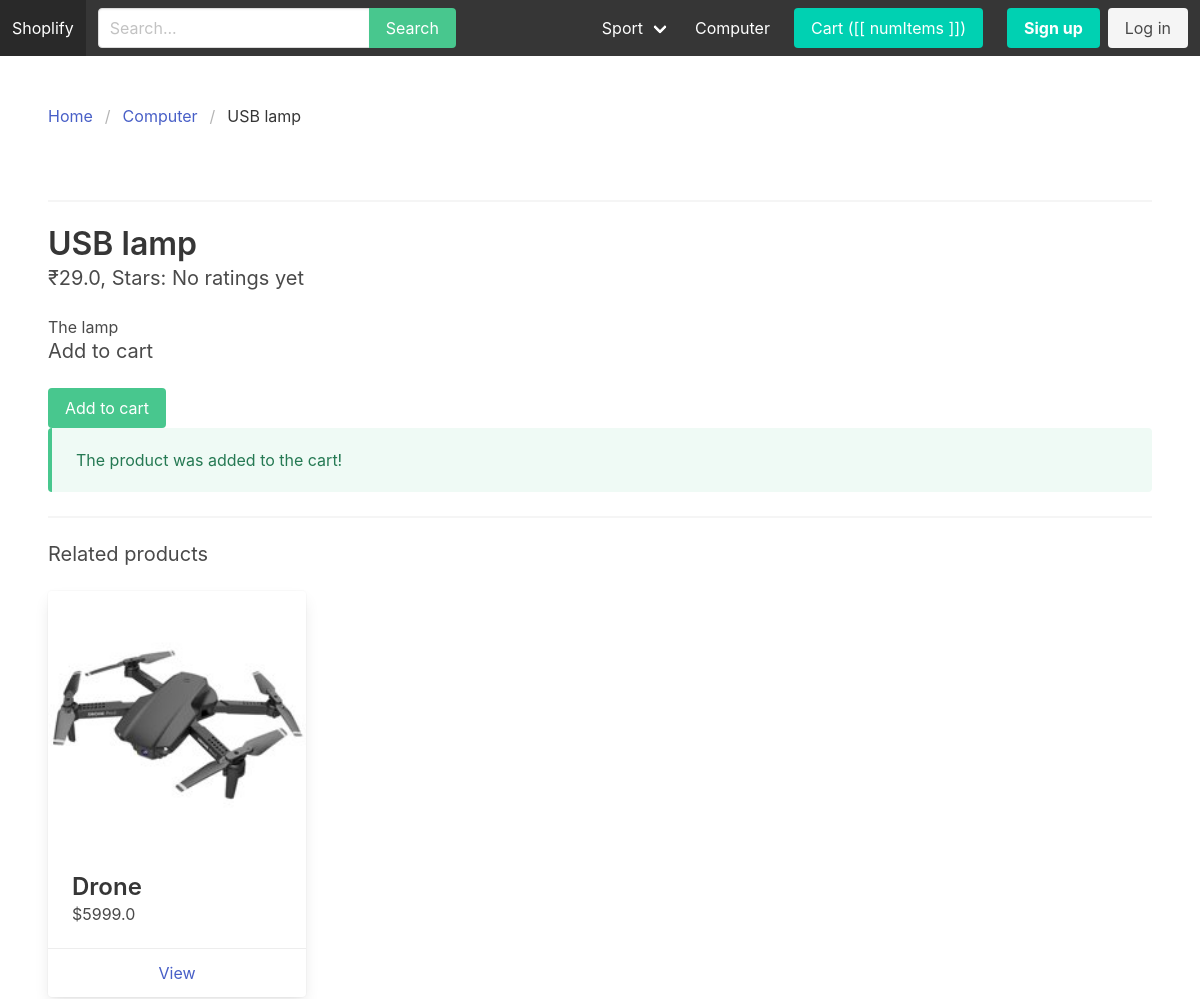
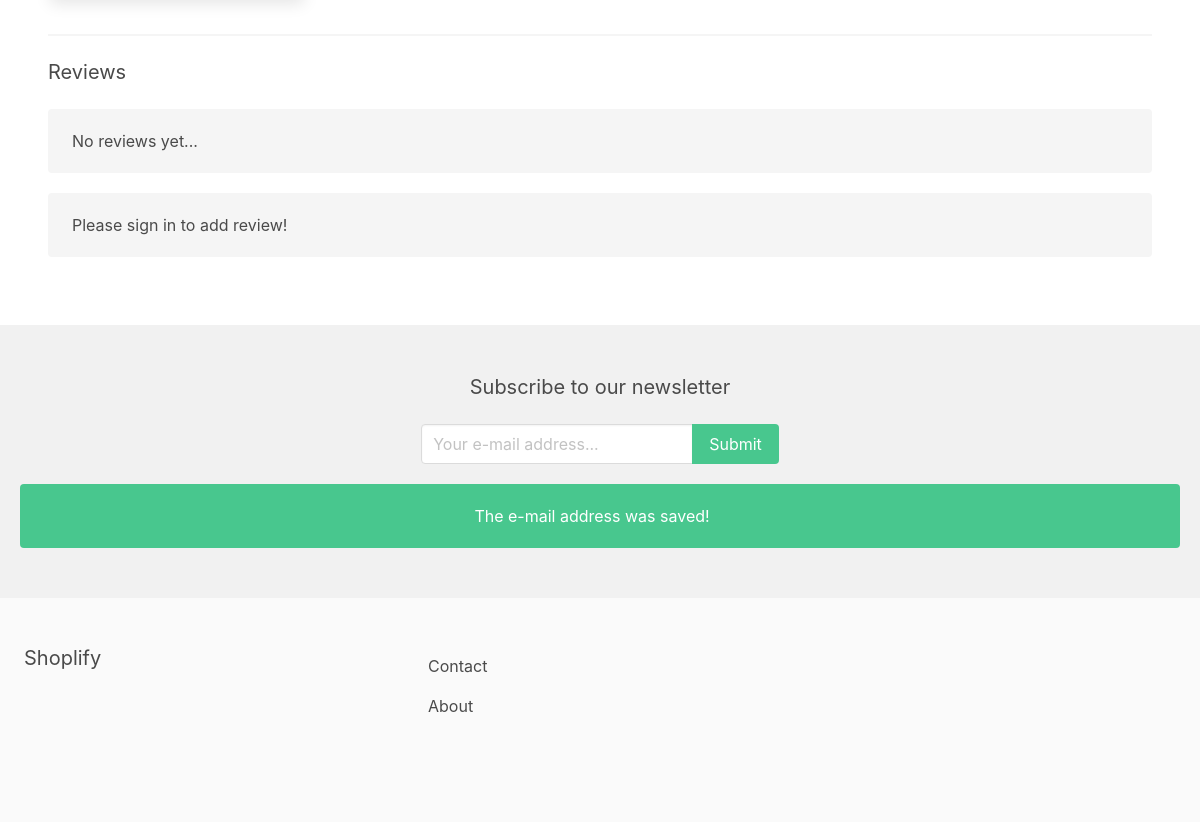
Screenshot of /computer/usb-lamb/ with the database file from the repository (2 pictures, top to bottom).
### store/models.py (models this page shows, shortened)
class Category(models.Model):
    parent = models.ForeignKey('self', related_name='children', on_delete=models.CASCADE, blank=True, null=True)
    title = models.CharField(max_length=255)
    slug = models.SlugField(max_length=255)
    ordering = models.IntegerField(default=0)
    is_featured = models.BooleanField(default=False)
    class Meta:
        verbose_name_plural = 'Categories'
        ordering = ('ordering',)

class Product(models.Model):
    category = models.ForeignKey(Category, related_name='products', on_delete=models.CASCADE)
    parent = models.ForeignKey('self', related_name='variants', on_delete=models.CASCADE, blank=True, null=True)
    title = models.CharField(max_length=255)
    slug = models.SlugField(max_length=255)
    description = models.TextField(blank=True, null=True)
    price = models.FloatField(max_length=255)
    is_featured = models.BooleanField(default=False)
    num_available = models.IntegerField(default=1)
    num_visits = models.IntegerField(default=0)
    last_visit = models.DateTimeField(blank=True, null=True)
    image = models.ImageField(upload_to='uploads/', blank=True, null=True)
    thumbnail = models.ImageField(upload_to='uploads/', blank=True, null=True)
    date_added = models.DateTimeField(auto_now_add=True)
    class Meta:
        ordering = ('-date_added',)
    def save(self, *args, **kwargs):
        self.thumbnail = self.make_thumbnail(self.image)
        super().save(*args, **kwargs)
    def make_thumbnail(self, image, size=(300, 200)):
        img = Image.open(image)
        img.convert('RGB')
        img.thumbnail(size)
        thumb_io = BytesIO()
        img.save(thumb_io, 'JPEG', quality=85)
        thumbnail = File(thumb_io, name=image.name)
        return thumbnail
    def get_rating(self):
        total = sum(int(review['stars']) for review in self.reviews.values())
        if self.reviews.count() > 0:
            return total / self.reviews.count()
        else:
            return 0

### store/views.py (the view)
# urls.py: path('<slug:category_slug>/<slug:slug>/', product_detail, name='product_detail'),
def product_detail(request, category_slug, slug):
    product = get_object_or_404(Product, slug=slug)
    product.num_visits = product.num_visits + 1
    product.last_visit = datetime.now()
    product.save()
    if request.method == 'POST' and request.user.is_authenticated:
        stars = request.POST.get('stars', 3)
        content = request.POST.get('content', '')
        review = ProductReview.objects.create(product=product, user=request.user, stars=stars, content=content)
        return redirect('product_detail', category_slug=category_slug, slug=slug)
    related_products = list(product.category.products.filter(parent=None).exclude(id=product.id))
    if len(related_products) >= 3:
        related_products = random.sample(related_products, 3)
    if product.parent:
        return redirect('product_detail', category_slug=category_slug, slug=product.parent.slug)
    imagesstring = "{'thumbnail': '%s', 'image': '%s'}," % (product.thumbnail.url, product.image.url)
    for image in product.images.all():
        imagesstring = imagesstring + ("{'thumbnail': '%s', 'image': '%s'}," % (image.thumbnail.url, image.image.url))
    cart = Cart(request)
    if cart.has_product(product.id):
        product.in_cart = True
    else:
        product.in_cart = False
    context = {
        'product': product,
        'imagesstring': imagesstring,
        'related_products': related_products
    }
    return render(request, 'product_detail.html', context)

### cart/cart.py (called while the page is built)
    def __iter__(self):
        product_ids = self.cart.keys()
        product_clean_ids = []
        for p in product_ids:
            product_clean_ids.append(p)
            self.cart[str(p)]['product'] = Product.objects.get(pk=p)
        for item in self.cart.values():
            item['total_price'] = float(item['price']) * int(item['quantity'])
            yield item

    def has_product(self, product_id):
        if str(product_id) in self.cart:
            return True
        else:
            return False

    def get_total_length(self):
        return sum(int(item['quantity']) for item in self.cart.values())

    def get_total_cost(self):
            return sum(float(item['total_price']) for item in self)

### cart/context_processors.py (called while the page is built)
def cart(request):
    return {'cart': Cart(request)}

### store/context_processors.py (called while the page is built)
def menu_categories(request):
    categories = Category.objects.filter(parent=None)
    return {'menu_categories': categories}

### store/templates/product_detail.html (shortened to what this page needs)
{% extends 'base.html' %}
{% block content %}
    <div id="productapp">
        <nav class="breadcrumb" aria-label="braedcrumbs">
            <ul>
                <li><a href="{% url 'frontpage' %}">Home</a></li>
                <li><a href="{% url 'category_detail' product.category.slug %}">{{ product.category.title }}</a></li>
                <li class="is-active"><a href="{% url 'product_detail' product.category.slug product.slug %}">{{ product.title }}</a></li>
            </ul>
        </nav>
        <hr>
        <h1 class="title">{{ product.title }}</h1>
        <h2 class="subtitle">₹{{ product.price }}, Stars: {% if product.get_rating == 0 %}No ratings yet{% else %}{{ product.get_rating|floatformat:1 }}{% endif %}</h2>
        {% if product.description %}
            <p>{{ product.description }}
        {% endif %}
        <h2 class="subtitle">Add to cart</h2>
        {% if product.variants.all %}
            <div class="columns">
                <div class="column is-6">
                    <table class="table is-fullwidth">
                        <tbody>
                            <tr>
                                <td>
                                    <figure class="image is-48x48">
                                        {% if product.thumbnail.url %}
                                            <img src="{{ product.thumbnail.url }}">
                                        {% endif %}
                                    </figure>
                                </td>
                                <td>
                                    {{ product.title }}
                                </td>
                                <td>
                                    {% if product.in_cart %}
                                        <p>Already in cart!</p>
                                    {% else %}
                                        {% if product.num_available > 0 %}
                                            <button @click="addToCart({{ product.id }})" class="button is-success">Add to cart</button>
                                        {% else %}
                                            <p>The product is out of stock!</p>
                                        {% endif %}
                                    {% endif %}
                                </td>
                            </tr>
                            {% for variant in product.variants.all %}
                                <tr>
                                    <td>
                                        <figure class="image is-48x48">
                                            {% if variant.thumbnail.url %}
                                                <img src="{{ variant.thumbnail.url }}">
                                            {% endif %}
                                        </figure>
                                    </td>
                                    <td>
                                        {{ variant.title }}
                                    </td>
                                    <td>
                                        {% if variant.in_cart %}
                                            <p>Already in cart!</p>
                                        {% else %}
                                            {% if variant.num_available > 0 %}
                                                <button @click="addToCart({{ variant.id }})" class="button is-success">Add to cart</button>
                                            {% else %}
                                                <p>The product is out of stock!</p>
                                            {% endif %}
                                        {% endif %}
                                    </td>
                                </tr>
                            {% endfor %}
                        </tbody>
                    </table>
                </div>
            </div>
        {% else %}
            {% if product.in_cart %}
                <p>Already in cart!</p>
            {% else %}
                {% if product.num_available > 0 %}
                    <button @click="addToCart({{ product.id }})" class="button is-success">Add to cart</button>
                {% else %}
                    <p>The product is out of stock!</p>
                {% endif %}
            {% endif %}
        {% endif %}
        <article class="message is-success" v-if="showMessage">
            <div class="message-body">
                The product was added to the cart!
            </div>
        </article>
        <hr>
        <h2 class="subtitle">Related products</h2>
        {% with related_products as list_products %}
            {% include 'parts/product_list.html' %}
        {% endwith %}
        <hr>
        <h2 class="subtitle">Reviews</h2>
        <div class="reviews-wrapper">
            {% for review in product.reviews.all %}
                <div class="notification space-below">
                    <p>
                        <strong>Date: </strong>{{ review.date_added|date:"Y-m-d" }},
                        <strong>Stars: </strong>{{ review.stars }}
                    </p>
                    {{ review.content }}
                </div>
            {% empty %}
                <div class="notification space-below">
                    No reviews yet...
                </div>
            {% endfor %}
        </div>
        <div class="notification space-below">
            {% if request.user.is_authenticated %}
                <form method="post" action=".">
                    {% csrf_token %}
                    <div class="field">
                        <label>Stars</label>
                        <div clas="control">
                            <div class="select">
                                <select name="stars">
                                    <option value="1">1</option>
                                    <option value="2">2</option>
                                    <option value="3" selected>3</option>
                                    <option value="4">4</option>
                                    <option value="5">5</option>
                                </select>
                            </div>
                        </div>
                    </div>
                    <div class="field">
                        <label>Content</label>
                        <div class="control">
                            <textarea class="textarea" name="content"></textarea>
                        </div>
                    </div>
                    <div class="field">
                        <div class="control">
                            <button class="button is-success">Submit</button>
                        </div>
                    </div>
                </form>
            {% else %}
                <p>Please sign in to add review!</p>
            {% endif %}
        </div>
    </div>
{% endblock %}

### core/templates/base.html (shortened to what this page needs)
{% load static %}
<!DOCTYPE html>
<html>
    <head>
        <link rel="stylesheet" href="https://cdn.jsdelivr.net/npm/bulma@0.9.0/css/bulma.min.css">
        <link rel="stylesheet" href="{% static 'main.css' %}">
    </head>
    <body>
        <nav class="navbar is-dark" id="navbarapp">
            <div class="navbar-brand">
                <a href="{% url 'frontpage' %}" class="navbar-item" href="/">Shoplify</a>
            </div>
            <div id="main-navbar" class="navbar-menu" :class="{ 'is-active': menuClass }">
                <div class="navbar-start">
                    <div class="navbar-item">
                        <form method="get" action="{% url 'search' %}">
                            <div class="field has-addons">
                                <div class="control">
                                    <input type="text" class="input" placeholder="Search..." name="query">
                                </div>
                                <div class="control">
                                    <button class="button is-success">Search</button>
                                </div>
                            </div>
                        </form>
                    </div>
                </div>
                <div class ="navbar-end">
                    {% for category in menu_categories %}
                        {% if not category.children.all %}
                            <a href="{% url 'category_detail' category.slug %}" class="navbar-item">{{ category.title }}</a>
                        {% else %}
                            <div class="navbar-item has-dropdown is-hoverable">
                                <a href="{% url 'category_detail' category.slug %}" class="navbar-link">{{ category.title }}</a>
                            </div>
                        {% endif %}
                    {% endfor %}
                    <div class="navbar-item">
                        <a href="{% url 'cart' %}" class="button is-primary">Cart ([[ numItems ]])</a>
                    </div>
                    {% if request.user.is_authenticated %}
                        <div class="navbar-item">
                            <a href="{% url 'myaccount' %}" class="button is-light">My account</a>
                        </div>
                    {% else %}
                        <div class="navbar-item">
                            <div class="buttons">
                                <a href="{% url 'signup' %}" class="button is-primary"><strong>Sign up</strong></a>
                                <a href="{% url 'login' %}" class="button is-light">Log in</a>
                            </div>
                        </div>
                    {% endif %}
                </div>
            </div>
        </nav>
        <section class="section">
            {% block content %}
            {% endblock %}
        </section>
        {% include 'parts/newsletter.html' %}
        <footer class="footer">
            <div class="columns">
                <div class="column is-4">
                    <h2 class="subtitle">Shoplify</h2>
                </div>
                <div class="column is-8">
                    <a href="{% url 'contact' %}" class="navbar-item">Contact</a>
                    <a href="{% url 'about' %}" class="navbar-item">About</a>
                </div>
            </div>
        </footer>
    </body>
</html>

### store/templates/parts/product_list.html
<div class="columns is-multiline">
    {% for p in list_products %}
        <div class="column is-3">
            <div class="card">
                <div class="card-image">
                    <figure class="image">
                        <img src="{{ p.thumbnail.url }}">
                    </figure>
                </div>
                <div class="card-content">
                    <div class="media">
                        <div class="media-content">
                            <p class="title is-4">{{ p.title }}</p>
                            <p class="subtitle is-6">${{ p.price }}</p>
                        </div>
                    </div>
                </div>
                <footer class="card-footer">
                    <a href="{% url 'product_detail' p.category.slug p.slug %}" class="card-footer-item">View</a>
                </footer>
            </div>
        </div>
    {% endfor %}
</div>

### static/main.css (style rules this page uses)
.notification.space-below { margin-bottom: 20px; }

### rows the page displays
Category: title "Sport"
Category: title "Computer"
Product: category "Computer", title "USB lamp", price "29.0", description "The lamp"
Product: thumbnail (picture), title "Drone", price "5999.0"
